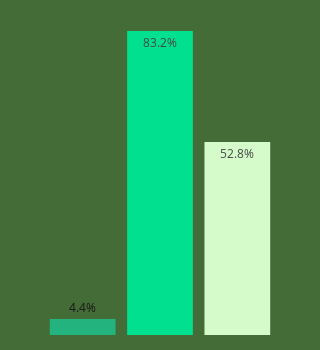

Source (notebook cell):
### Code cell
if (len(regions) == 1):
        fig = go.Figure()
        fig.add_trace(go.Bar(y=[bar_solo_df['Enrollments'].iloc[0]],
                        name='Enrollments',
                        marker=dict(color='#D5FBCB',line=dict(width=0)),
                        text=bar_solo_df['Enrollments'].iloc[0],
                        texttemplate = "%{text}%",
                        textposition='auto')
        )

        fig.add_trace(go.Bar(y=[bar_solo_df['Completions'].iloc[0]],
                        name='Completions',
                        marker=dict(color='#00E08F', line=dict(width=0)),
                        text=bar_solo_df['Completions'].iloc[0],
                        texttemplate = "%{text}%",
                        textposition='auto')
        )

        fig.add_trace(go.Bar(y=[bar_solo_df['Dropouts'].iloc[0]],
                        name='Drop-outs',
                        marker=dict(color='#23B37F', line=dict(width=0)),
                        text=bar_solo_df['Dropouts'].iloc[0],
                        texttemplate = "%{text}%",
                        textposition='auto')
        )

        fig.update_layout(showlegend=False)
        fig.update_xaxes(autorange='reversed')
        fig.update_layout(height=350, width=300, bargroupgap=0.15)
        fig.update_xaxes(visible=False)
        fig.update_yaxes(visible=False)
        fig.update_layout(margin=dict(l=15, r=15, t=15, b=15, pad=15))
        fig.update_layout(plot_bgcolor='#446C37')
        fig.update_layout(font_color='#181717',
                                #font_family='Sansation',
                                # font_size=12,
                                )
        
        fig.show()

### Figure 1 — Plotly figure (JSON) as saved in the notebook; plotly's stock layout.template omitted (floating-point values rounded to 4 significant figures)
{"data": [{"marker": {"color": "#D5FBCB", "line": {"width": 0}}, "name": "Enrollments", "text": "52.8", "textposition": "auto", "texttemplate": "%{text}%", "type": "bar", "y": [52.8]}, {"marker": {"color": "#00E08F", "line": {"width": 0}}, "name": "Completions", "text": "83.2", "textposition": "auto", "texttemplate": "%{text}%", "type": "bar", "y": [83.2]}, {"marker": {"color": "#23B37F", "line": {"width": 0}}, "name": "Drop-outs", "text": "4.4", "textposition": "auto", "texttemplate": "%{text}%", "type": "bar", "y": [4.4]}], "layout": {"bargroupgap": 0.15, "font": {"color": "#181717"}, "height": 350, "margin": {"b": 15, "l": 15, "pad": 15, "r": 15, "t": 15}, "plot_bgcolor": "#446C37", "showlegend": false, "width": 300, "xaxis": {"autorange": "reversed", "visible": false}, "yaxis": {"visible": false}}}
